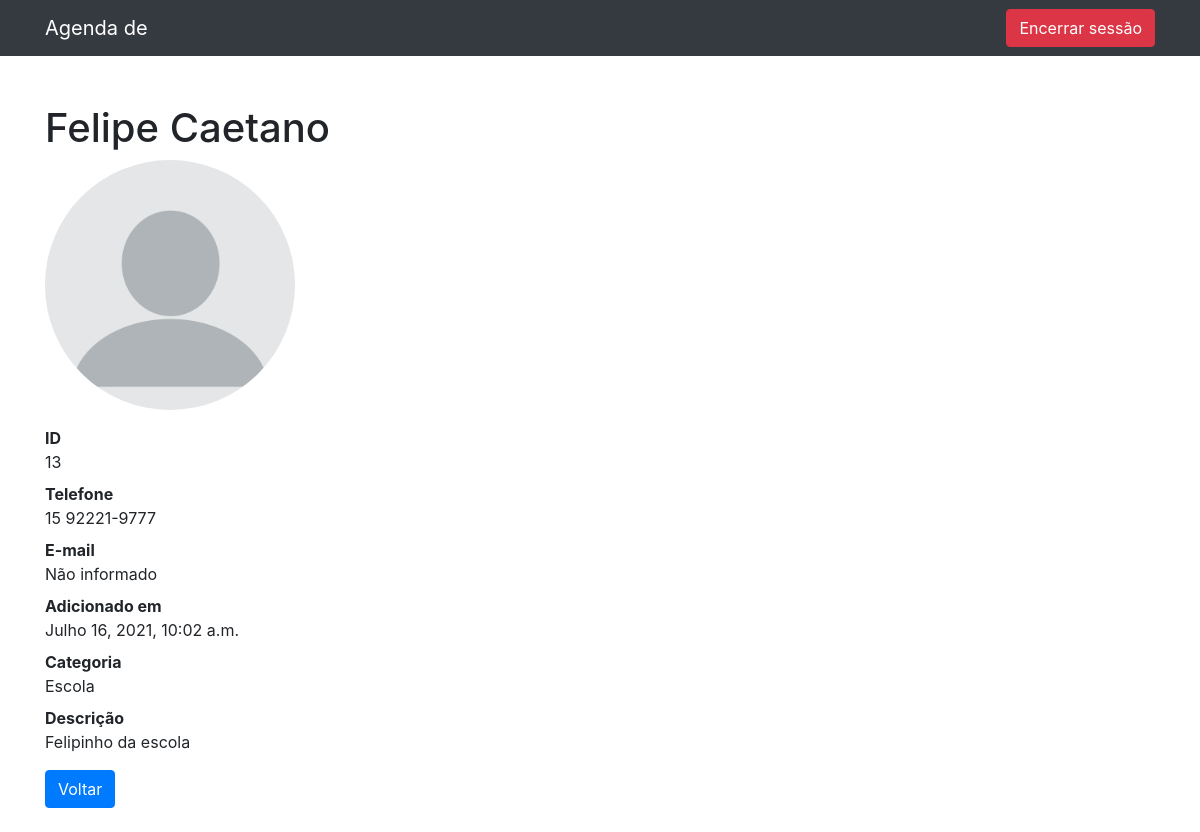
Screenshot of /contatos/13 (signed in) with the database file from the repository.
### contatos/models.py (models this page shows, shortened)
class Contato(models.Model):
    nome = models.CharField(max_length=255)
    sobrenome = models.CharField(max_length=255, blank=True)
    telefone = models.CharField(max_length=255)
    email = models.CharField(max_length=255, blank=True)
    data_criacao = models.DateTimeField(default=timezone.now)
    descricao = models.TextField(blank=True)
    categoria = models.ForeignKey(Categoria, on_delete=models.DO_NOTHING)
    mostrar = models.BooleanField(default=True)
    foto = models.ImageField(blank=True, upload_to = 'fotos/%Y/%m/')

class Categoria(models.Model):
    nome = models.CharField(max_length=255)
    def __str__(self):
        return self.nome

### contatos/views.py (the view)
# urls.py: path('contatos/<int:contato_id>', views.ver_contato, name='ver_contato'),
@login_required(redirect_field_name='login')
def ver_contato(request, contato_id):
    contato = get_object_or_404(Contato, id=contato_id)
    if not contato.mostrar:
        raise Http404
    return render(request, 'contatos/ver_contato.html', {
        'contato': contato
    })

### contatos/templates/contatos/ver_contato.html (shortened to what this page needs)
{% extends 'base.html' %}
{% load static %}
{%block 'conteudo'%}
<h1 class="mt-5">{{ contato.nome }} {{ contato.sobrenome }}</h1>
{% if contato.foto %}
<p><img src="{{ contato.foto.url }}" style="max-width: 250px; height: auto; border-radius: 50%;"></p>
{% else %}
<p><img src="{% static 'nonpic.png' %}" style="max-width: 250px; height: auto; border-radius: 50%;"></p>
{% endif %}
<dl>
    <dt>ID</dt>
    <dd>{{ contato.id }}</dd>
    <dt>Telefone</dt>
    <dd>{{ contato.telefone }}</dd>
    <dt>E-mail</dt>
    {% if contato.email|length >= 1 %}
        <dd>{{ contato.email }}</dd>
    {% else %}
        <dd>Não informado</dd>
    {% endif %}
    <dt>Adicionado em</dt>
    <dd>{{ contato.data_criacao }}</dd>
    <dt>Categoria</dt>
    <dd>{{ contato.categoria }}</dd>
    <dt>Descrição</dt>
    <dd>
        {{ contato.descricao }}
    </dd>
</dl>
<a href="{% url 'index' %}"><button type="button" class="btn btn-primary">Voltar</button></a>
{%endblock%}

### rows the page displays
Contato: nome "Felipe", sobrenome "Caetano", id "13", telefone "15 92221-9777", data_criacao "Julho 16, 2021, 10:02 a.m.", categoria "Escola", descricao "Felipinho da escola"
